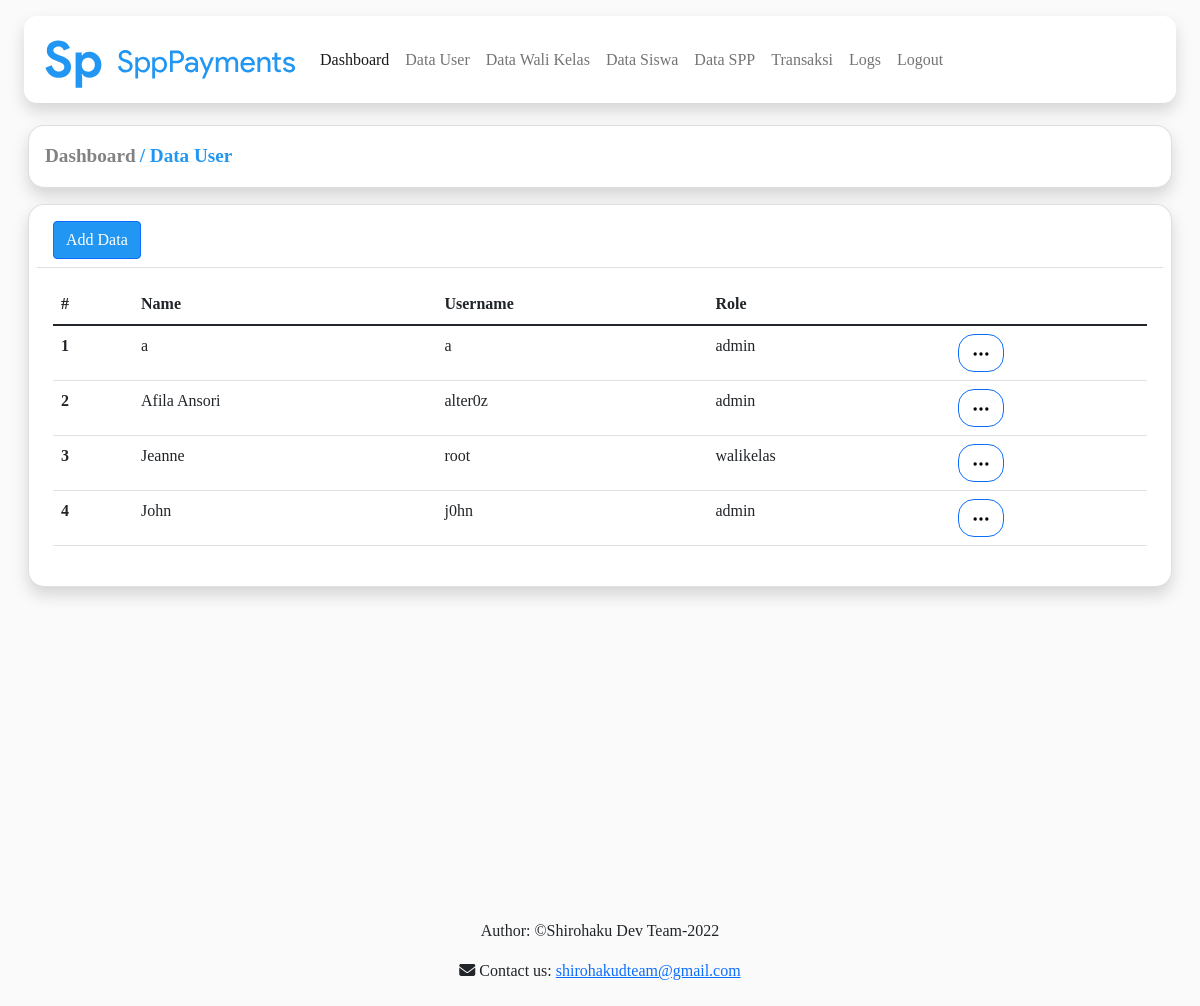
Page /src/show/showdatauser.php?message=view (signed in) on the committed database.
### tables this page shows
CREATE TABLE `user` (
  `name` varchar(255) NOT NULL,
  `role` enum('admin','walikelas') DEFAULT NULL,
  `username` varchar(255) NOT NULL,
  `password` varchar(255) NOT NULL
);

### src/show/showdatauser.php (the view, shortened to what this page needs)
<?php include "../header/header.php"; ?>
<div class="content-body" style="margin-top: 125px;">
          <div class="container-fluid">
              <div class="card bg-white ms-3 me-3 shadow" style="border-radius: 16px;">
			          <div class="card-body">
			  	        <div class="">
					          <a href="../index/admin.php" class="" style="text-decoration: none; color: rgb(131, 130, 130); font-weight: bold; font-size: larger;">Dashboard</a>
					          <a href="javascript:void(0)" class="" style="text-decoration: none; color: #2196f3; font-weight: bold; font-size: larger;">/ Data User</a>
          		    </div>
			          </div>
		          </div>
          <div class="row">
            <div class="col-lg-12">
              <div class="card bg-white p-2 m-3 shadow" style="border-radius: 16px;">
                <div class="card-header bg-white" style="border-top-left-radius: 16px; border-top-right-radius: 16px;">
									<a href="../add/adduser.php" class="btn btn-primary d-sm-inline-block d-none" style="background-color: #2196f3;">Add Data</a>
                </div>
                <div class="card-body">
                  <div class="table-responsive">
                    <table id="tableuser" class="table table-responsive-md">
                      <thead>
                        <tr>
                          <th style="width: 80px"><strong>#</strong></th>
                          <th><strong>Name</strong></th>
                          <th><strong>Username</strong></th>
                          <th><strong>Role</strong></th>
                          <th></th>
                        </tr>
                      </thead>
                      <tbody>
											<?php
												include "../connection/connection.php";
												$getData=mysqli_query($conn, "SELECT * FROM user ORDER BY name ASC");
												$no=1;
												while($data = mysqli_fetch_array($getData)){
													echo "<tr>
                          <td><strong>$no</strong></td>
                          <td>$data[name]</td>
                          <td class='username'>$data[username]</td>
                          <td>$data[role]</td>
                          <td>
                            <div class='dropdown'>
                              <button type='button' class='btn btn-outline-primary light sharp' data-bs-toggle='dropdown' style='border-radius: 16px;'>
                                <svg width='20px' height='20px' viewbox='0 0 24 24' version='1.1'>
                                  <g stroke='none' stroke-width='1' fill='none' fill-rule='evenodd'>
                                    <rect x='0' y='0' width='24' height='24'></rect>
                                    <circle fill='#000000' cx='5' cy='12' r='2'></circle>
                                    <circle fill='#000000' cx='12' cy='12' r='2'></circle>
                                    <circle fill='#000000' cx='19' cy='12' r='2'></circle>
                                  </g>
                                </svg>
                              </button>
                              <div class='dropdown-menu shadow' style='border-radius: 16px;'>
                                <a class='dropdown-item' href='../edit/edituser.php?username=$data[username]'>Edit</a>
                                <a class='dropdown-item delete-user'>Delete</a>
                              </div>
                            </div>
                          </td>
                        </tr>";
													$no++;
												}
											?>
                      </tbody>
                    </table>
                  </div>
                </div>
              </div>
            </div>
          </div>
        </div>
      </div>
<?php include "../footer/footer.php"; ?>

### rows in the picture
user: name "a", username "a", role "admin"
user: name "Afila Ansori", username "alter0z", role "admin"
user: name "Jeanne", username "root", role "walikelas"
user: name "John", username "j0hn", role "admin"
